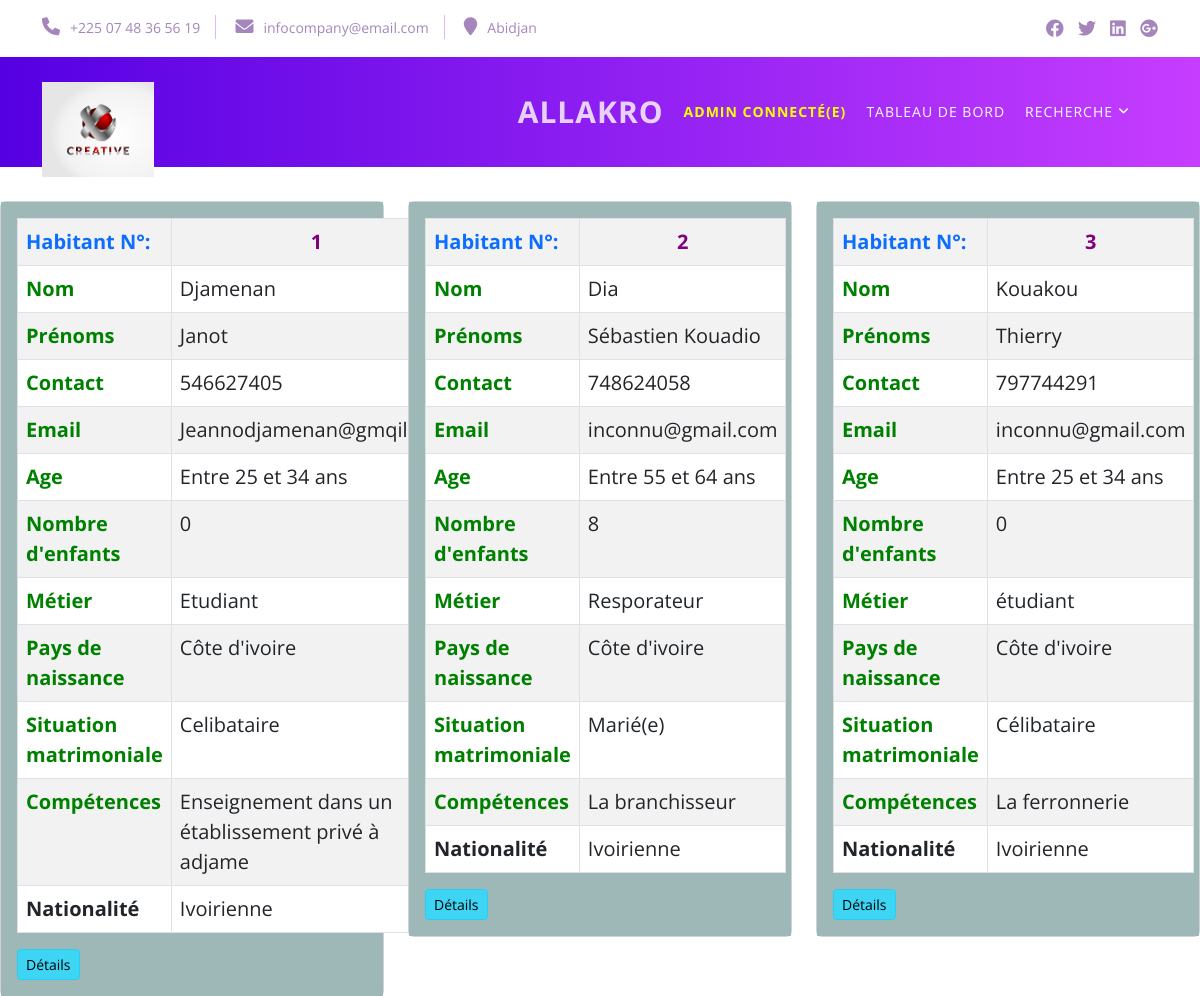
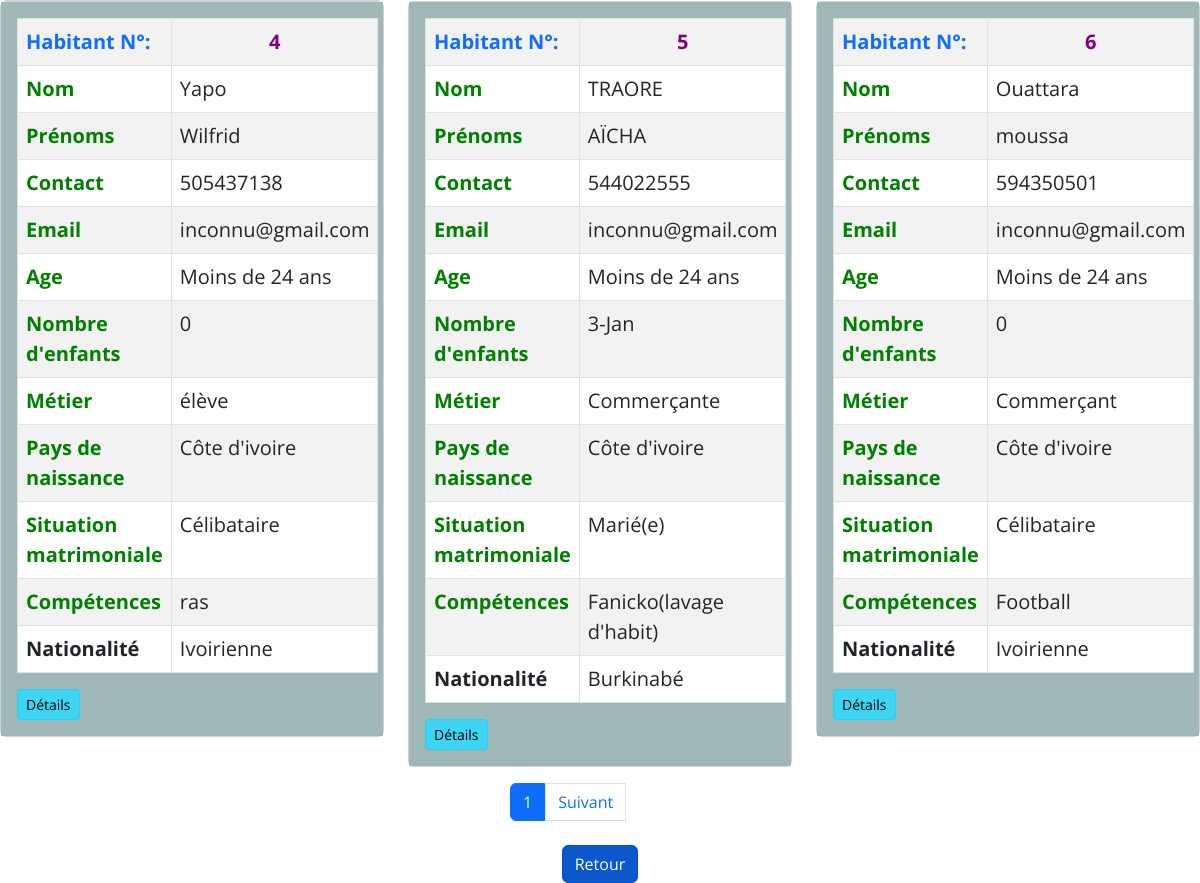
The app's page /acteur_list/ (signed in) with its own data (2 pictures, top to bottom).
### gestion/models.py (models this page shows, shortened)
class Acteur(models.Model):
  class Genreacteur(models.TextChoices):
    MASCULIN = "MASCULIN", "Masculin"
    FEMININ = "FEMININ", "Feminin"
  class Valideracteur(models.TextChoices):
    VALIDER = 'valider'
    NON_VALIDER = 'non_valider'
  nom_acteur = models.CharField(default='inconnu',max_length=20,verbose_name="nom de l'acteur" )
  prenom_acteur = models.CharField(default='inconnu',max_length=30,verbose_name="prenoms de l'acteur")
  genre_acteur= models.CharField(default='inconnu',max_length=20,choices=Genreacteur.choices, verbose_name="genre de l'acteur")
  contact_acteur = models.CharField(default='inconnu',max_length=20,verbose_name="contact de l'acteur")
  provenance = models.CharField(default='inconnu',max_length=20,verbose_name="provenance de l'acteur")
  email_acteur =models.EmailField(default='',verbose_name="email de l'acteur")
  age_acteur = models.CharField(default='',max_length=20,verbose_name="age del'acteur")
  nombre_enfants = models.CharField(default='inconnu',max_length=20,verbose_name="nombre enfants de l'acteur")
  statut_prof = models.CharField(default='inconnu',max_length=50,verbose_name="metier de l'acteur")
  pays_naissance = models.CharField(default='inconnu',max_length=20,verbose_name="pays de naissance")
  situation_matrimoniale = models.CharField(default='inconnu',max_length=20,verbose_name="situation_matrimoniale")
  nationalité_acteur = models.CharField(default='inconnu',max_length=20,verbose_name="nationalité de l'acteur")
  competences_acteur = models.CharField(default='inconnu',max_length=50,verbose_name="competences de l'acteur")
  valide = models.BooleanField(default=1,verbose_name='valider la personne')
  statut = models.CharField(max_length=3,default= 'ok',verbose_name='choix')

### gestion/views.py (the view)
# urls.py: path('acteur_list/',views.acteur_list , name='acteur_list'),
def acteur_list(request):
  firstname = request.user.username
  details=''
  aff =''
  numero = 0
  user = User.objects.all()
  acteurs = Acteur.objects.all()
  item_name = request.GET.get('item_name')
  if item_name != '' and item_name is not None:
    acteurs = Acteur.objects.filter(nom_acteur__icontains=item_name)
  paginator = Paginator(acteurs,6)
  page=request.GET.get('page')
  acteurs = paginator.get_page(page)
  acteurs_list = []
  for acteur in acteurs:
    if acteur.valide == 1 or acteur.valide ==None or request.user.username=='admin':
      aff =True
    else:
      aff =False
    numero += 1
    if request.user.username=='admin':
      details = True
    else:
      details = False
    acteurs_list.append({"acteur": acteur,"numero":numero,'aff': aff})
  return render(request, "gestion/acteur_list.html", {"list": acteurs_list,"it" :acteurs,'details':details,'firstname':firstname})

### gestion/templates/gestion/acteur_list.html (shortened to what this page needs)
{% load static %}
<!DOCTYPE html>
<html lang="en">
  <head>
    <link href="https://cdn.jsdelivr.net/npm/bootstrap@5.3.0/dist/css/bootstrap.min.css" rel="stylesheet">
    <link rel="stylesheet" href="{% static 'css/fontawesome.css' %}">
    <link rel="stylesheet" href="{% static 'css/templatemo-tale-seo-agency.css'%}">
    <link rel="stylesheet" href="{% static 'css/owl.css' %}">
    <link rel="stylesheet" href="{% static 'css/animate.css' %}">
    <link rel="stylesheet"href="https://unpkg.com/swiper@7/swiper-bundle.min.css"/>
  </head>
<body>
  <div class="pre-header">
    <div class="container">
      <div class="row">
        <div class="col-lg-8 col-sm-9">
          <div class="left-info">
            <ul>
              <li><a href="#"><i class="fa fa-phone"></i>+225 07 48 36 56 19</a></li>
              <li><a href="#"><i class="fa fa-envelope"></i>infocompany@email.com</a></li>
              <li><a href="#"><i class="fa fa-map-marker"></i>Abidjan</a></li>
            </ul>
          </div>
        </div>
        <div class="col-lg-4 col-sm-3">
          <div class="social-icons">
            <ul>
              <li><a href="#"><i class="fab fa-facebook"></i></a></li>
              <li><a href="#"><i class="fab fa-twitter"></i></a></li>
              <li><a href="#"><i class="fab fa-linkedin"></i></a></li>
              <li><a href="#"><i class="fab fa-google-plus"></i></a></li>
            </ul>
          </div>
        </div>
      </div>
    </div>
  </div>
  <header class="header-area header-sticky">
    <div class="container">
        <div class="row">
            <div class="col-md-12">
                <nav class="main-nav">
                    <a href="/" class="logo">
                        <img src="{% static 'img/logolo.avif' %}" alt="" style="max-width: 112px;">
                    </a>
                    <ul class="nav">
                       <li class="scroll-to-section"><a href="/" class="active"><b style="font-size:30px">Allakro</a></b></li>
                      {% if  user.is_authenticated %}
                      <li class="scroll-to-section"><a href="#"><b style='color:yellow'>{{ firstname }} connecté(e)</b></a></li>
                      {% endif %}
                      <li class="scroll-to-section"><a href="{% url 'dashboard' %}">Tableau de bord</a></li>
                      <li class="has-sub">
                        <a href="javascript:void(0)">Recherche</a>
                    </li>
                    </ul>
                </nav>
            </div>
        </div>
    </div>
  </header>
  {% block content%}
  <br><br><br><br><br><br>
  <div  >
 {% if details %}
 <div class="row" >
  {% for item in list %}
   {% if item.aff  %}
  <div class="col-md-4">
    <div class="card" >
      <div class="card-body" style="background-color: rgb(158, 184, 184);">
      <table class="table table-striped table-bordered"  style=" font-size:20px">
        <tr><td class="text-primary"><b>Habitant N°: </b></td><td  style="width: 300px"><b style=" color : purple "; ><center>{{ item.acteur.id}}</center></b></td></tr>
        <tr><td><b style="color:green">Nom</b></td><td>{{ item.acteur.nom_acteur}}</td></tr>
        <tr><td><b style="color:green">Prénoms</b></td><td>{{ item.acteur.prenom_acteur}}</td></tr>
        <tr><td><b style="color:green">Contact</b></td><td>{{ item.acteur.contact_acteur}}</td></tr>
        <tr><td><b style="color:green">Email</b></td><td>{{ item.acteur.email_acteur  }}</td></tr>
        <tr><td><b style="color:green">Age</b></td><td>{{ item.acteur.age_acteur }}</td></tr>
        <tr><td><b style="color:green">Nombre d'enfants</b></td><td>{{ item.acteur.nombre_enfants }}</td></tr>
        <tr><td><b style="color:green">Métier</b></td><td>{{ item.acteur.statut_prof }}</td></tr>
        <tr><td><b style="color:green">Pays de naissance</b></td><td>{{ item.acteur.pays_naissance }}</td></tr>
        <tr><td><b style="color:green">Situation matrimoniale</b></td><td>{{ item.acteur.situation_matrimoniale }}</td></tr>
        <tr><td><b style="color:green">Compétences</b></td><td>{{ item.acteur.competences_acteur }}</td></tr>
        <tr><td><b >Nationalité</b></td><td>{{ item.acteur.nationalité_acteur }}</td></tr>
      </table>
      <div>
        <a class="btn btn-info btn-sm active" role="button" href="{% url 'acteur_details' item.acteur.pk  %}">Détails</a>
      </div>
      </div>
    </div>
    </div>
    {% endif %}
    {% endfor %}
     </div>
  {% endif %}
 <div class="row mt-3" >
  <div class="col-md-3 offset-md-5">
    <ul class="pagination">
      <li class="page-item active">
        <a  class="page-link" href="?page={{it.number}}">{{it.number}}</a>
      </li>
      {% if it.has_next %}
      <li class="page_item">
        <a  class="page-link" href="?page={{it.next_page_number}}">Suivant</a>
      </li>
      {% endif %}
    </ul>
  </div>
 </div>
 <br>
<center>
 <div>
  <a class="btn btn-primary  active" role="button" href="{% url 'services_acteur'  %}">Retour</a>
</div>
</center>
 {% endblock %}
</body>
</html>

### static/css/templatemo-tale-seo-agency.css (style rules this page uses)
html, body, div, span, applet, object, iframe, h1, h2, h3, h4, h5, h6, p, blockquote, div pre, a, abbr, acronym, address, big, cite, code, del, dfn, em, font, img, ins, kbd, q, s, samp, small, strike, strong, sub, sup, tt, var, b, u, i, center, dl, dt, dd, ol, ul, li, figure, header, nav, section, article, aside, footer, figcaption { margin: 0; padding: 0; border: 0; outline: 0; }
ul, li { padding: 0; margin: 0; list-style: none; }
header, nav, section, article, aside, footer, hgroup { display: block; }
* { box-sizing: border-box; }
html, body { font-family: 'Open Sans', sans-serif; -ms-text-size-adjust: 100%; -webkit-font-smoothing: antialiased; -moz-osx-font-smoothing: grayscale; }
a { text-decoration: none !important; }
ul { margin-bottom: 0px; }
img { width: 100%; overflow: hidden; }
html, body { font-family: 'Open Sans', sans-serif; }
.header-area { position: absolute; background: rgb(85,0,227); background: linear-gradient(90deg, rgba(85,0,227,1) 0%, rgba(198,61,255,1) 100%); height: 110px; top: 57px; left: 0; right: 0; z-index: 100; -webkit-transition: all .5s ease 0s; -moz-transition: all .5s ease 0s; -o-transition: all .5s ease 0s; transition: all .5s ease 0s; }
.header-area .main-nav { min-height: 80px; background: transparent; display: flex }
.header-area .main-nav .logo { margin-top: 25px; flex-basis: 20%; -webkit-transition: all 0.3s ease 0s; -moz-transition: all 0.3s ease 0s; -o-transition: all 0.3s ease 0s; transition: all 0.3s ease 0s; }
.header-area .main-nav .nav { flex-basis: 80%; height: 110px; margin-top: 0px; margin-right: 0px; -webkit-transition: all 0.3s ease 0s; -moz-transition: all 0.3s ease 0s; -o-transition: all 0.3s ease 0s; transition: all 0.3s ease 0s; position: relative; z-index: 999; }
.nav { justify-content: right; }
.header-area .main-nav .nav li:first-child { padding-left: 60px; }
.header-area .main-nav .nav li:last-child { padding-right: 0px; }
.header-area .main-nav .nav li { padding-left: 30px; padding-right: 30px; }
.header-area .main-nav .nav li:nth-child(4) { padding-right: 45px !important; }
.header-area .main-nav .nav li a { display: block; font-weight: 400; font-size: 14px; text-transform: uppercase; color: #fff; -webkit-transition: all 0.4s ease 0s; -moz-transition: all 0.4s ease 0s; -o-transition: all 0.4s ease 0s; transition: all 0.4s ease 0s; height: 110px; line-height: 110px; border: transparent; letter-spacing: 1px; }
.header-area .main-nav .nav li:hover a, .header-area .main-nav .nav li a.active { color: #fff; opacity: 0.8; }
.header-area .main-nav .nav li.has-sub { position: relative; padding-right: 15px; }
.header-area .main-nav .nav li.has-sub:after { font-family: FontAwesome; content: "\f107"; font-size: 12px; color: #fff; position: absolute; right: 30px; top: 45px; }
.header-area.header-sticky .nav li a.active { color: #fff; }
@media (max-width: 1200px) { .header-area .main-nav .nav li { padding-left: 10px; padding-right: 10px; } }
@media (max-width: 1200px) { .header-area .main-nav:before { display: none; } }
.pre-header { background-color: #fff; padding: 15px 0px; }
.pre-header ul li { display: inline-block; }
.pre-header .left-info ul li:last-child { margin-right: 0px; padding-right: 0px; border-right: none; }
.pre-header .left-info ul li { margin-right: 15px; padding-right: 15px; border-right: 1px solid #dfb6ff; }
.pre-header .left-info ul li a { font-size: 14px; }
.pre-header .left-info ul li a i { font-size: 18px; margin-right: 10px; }
.pre-header ul li a { color: #a586bc; transition: all .4s; }
.pre-header .social-icons { text-align: right; }
.pre-header .social-icons ul li { margin-left: 10px; }
.pre-header .social-icons ul li a { font-size: 18px; }
body { overflow-x: hidden; }

### records on screen
Acteur: acteur.id "1", acteur.nom_acteur "Djamenan", acteur.prenom_acteur "Janot", acteur.contact_acteur "546627405", acteur.email_acteur "Jeannodjamenan@gmqil.com", acteur.age_acteur "Entre 25 et 34 ans", acteur.nombre_enfants "0", acteur.statut_prof "Etudiant", acteur.pays_naissance "Côte d'ivoire", acteur.situation_matrimoniale "Celibataire", acteur.competences_acteur "Enseignement dans un établissement privé à adjame", acteur.nationalité_acteur "Ivoirienne"
Acteur: acteur.id "2", acteur.nom_acteur "Dia", acteur.prenom_acteur "Sébastien Kouadio", acteur.contact_acteur "748624058", acteur.email_acteur "inconnu@gmail.com", acteur.age_acteur "Entre 55 et 64 ans", acteur.nombre_enfants "8", acteur.statut_prof "Resporateur", acteur.pays_naissance "Côte d'ivoire", acteur.situation_matrimoniale "Marié(e)", acteur.competences_acteur "La branchisseur", acteur.nationalité_acteur "Ivoirienne"
Acteur: acteur.id "3", acteur.nom_acteur "Kouakou", acteur.prenom_acteur "Thierry", acteur.contact_acteur "797744291", acteur.email_acteur "inconnu@gmail.com", acteur.age_acteur "Entre 25 et 34 ans", acteur.nombre_enfants "0", acteur.statut_prof "étudiant", acteur.pays_naissance "Côte d'ivoire", acteur.situation_matrimoniale "Célibataire", acteur.competences_acteur "La ferronnerie", acteur.nationalité_acteur "Ivoirienne"
Acteur: acteur.id "4", acteur.nom_acteur "Yapo", acteur.prenom_acteur "Wilfrid", acteur.contact_acteur "505437138", acteur.email_acteur "inconnu@gmail.com", acteur.age_acteur "Moins de 24 ans", acteur.nombre_enfants "0", acteur.statut_prof "élève", acteur.pays_naissance "Côte d'ivoire", acteur.situation_matrimoniale "Célibataire", acteur.competences_acteur "ras", acteur.nationalité_acteur "Ivoirienne"
Acteur: acteur.id "5", acteur.nom_acteur "TRAORE", acteur.prenom_acteur "AÏCHA", acteur.contact_acteur "544022555", acteur.email_acteur "inconnu@gmail.com", acteur.age_acteur "Moins de 24 ans", acteur.nombre_enfants "3-Jan", acteur.statut_prof "Commerçante", acteur.pays_naissance "Côte d'ivoire", acteur.situation_matrimoniale "Marié(e)", acteur.competences_acteur "Fanicko(lavage d'habit)", acteur.nationalité_acteur "Burkinabé"
Acteur: acteur.id "6", acteur.nom_acteur "Ouattara", acteur.prenom_acteur "moussa", acteur.contact_acteur "594350501", acteur.email_acteur "inconnu@gmail.com", acteur.age_acteur "Moins de 24 ans", acteur.nombre_enfants "0", acteur.statut_prof "Commerçant", acteur.pays_naissance "Côte d'ivoire", acteur.situation_matrimoniale "Célibataire", acteur.competences_acteur "Football", acteur.nationalité_acteur "Ivoirienne"

### other values on screen
{{ firstname }} "ADMIN"
{{ it.number }} "1"
